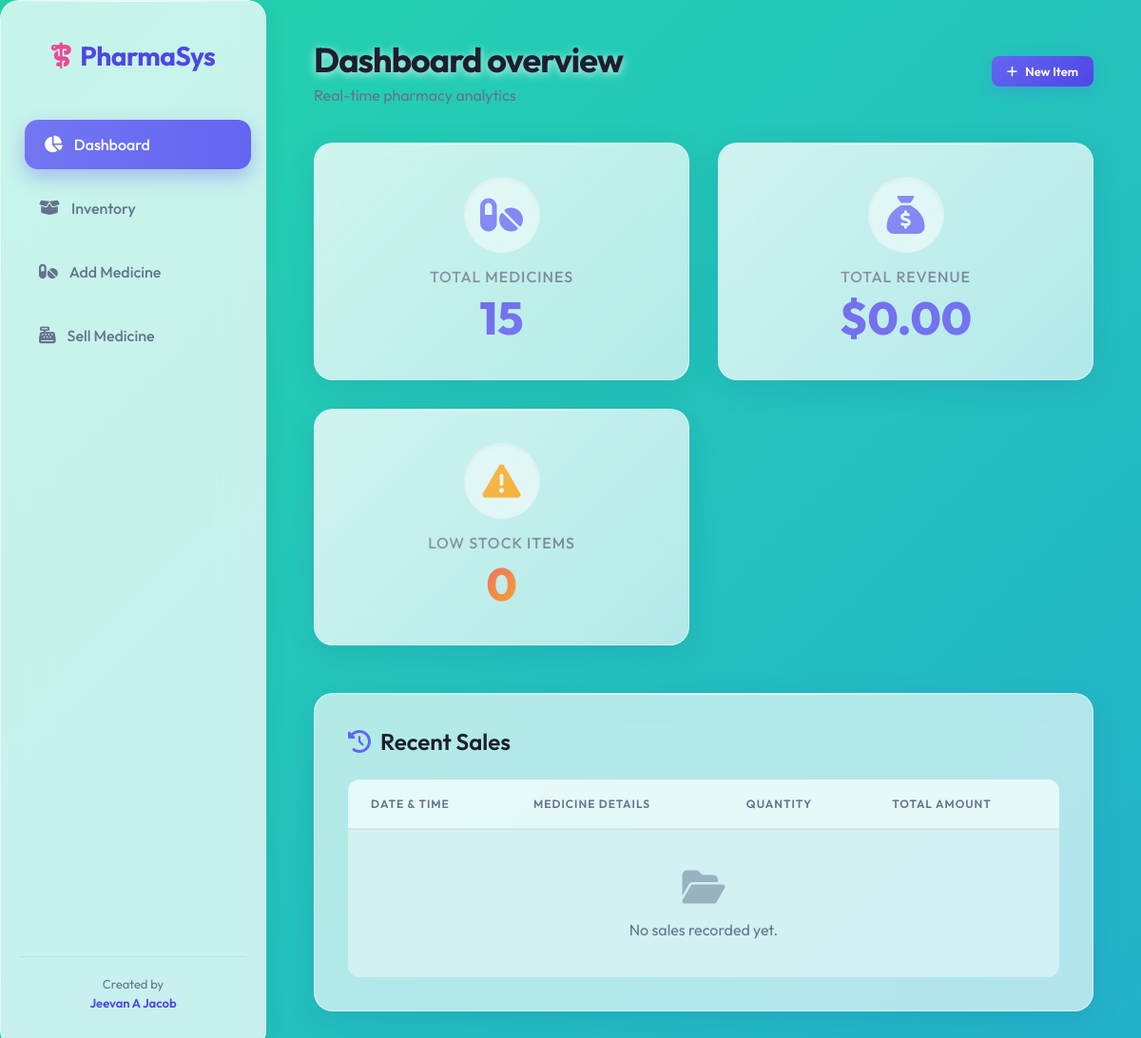
Before: / with the older database file.
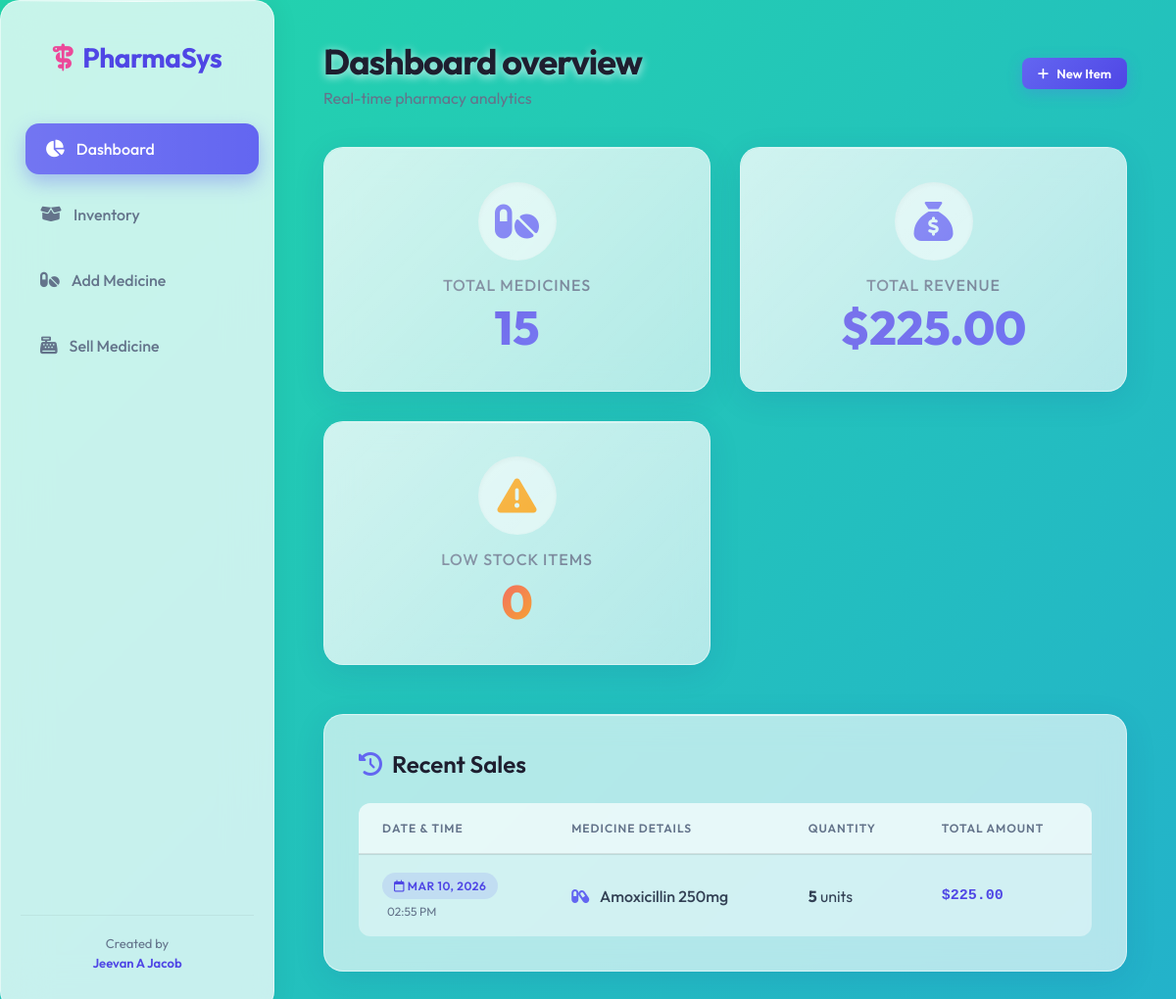
After: the same page with the newer database file.
### models.py (models this page shows)
class Sale(db.Model):
    id = db.Column(db.Integer, primary_key=True)
    medicine_id = db.Column(db.Integer, db.ForeignKey('medicine.id'), nullable=False)
    quantity = db.Column(db.Integer, nullable=False)
    total_amount = db.Column(db.Float, nullable=False)
    date = db.Column(db.DateTime, default=datetime.utcnow)
    medicine = db.relationship('Medicine', backref=db.backref('sales', lazy=True))

class Medicine(db.Model):
    id = db.Column(db.Integer, primary_key=True)
    name = db.Column(db.String(100), nullable=False)
    brand = db.Column(db.String(100))
    category = db.Column(db.String(50))
    price = db.Column(db.Float, nullable=False)
    stock = db.Column(db.Integer, nullable=False)
    expiry_date = db.Column(db.Date)

### app.py (the view)
@app.route('/')
def index():
    med_count = Medicine.query.count()
    sales = Sale.query.order_by(Sale.date.desc()).limit(5).all()
    total_rev = sum(s.total_amount for s in Sale.query.all())
    low_stock = Medicine.query.filter(Medicine.stock < 20).count()
    return render_template('index.html', med_count=med_count, sales=sales, total_rev=total_rev, low_stock=low_stock)

### templates/index.html
{% extends 'base.html' %}
{% block page_title %}Dashboard overview{% endblock %}
{% block page_subtitle %}Real-time pharmacy analytics{% endblock %}
{% block content %}
<div class="dashboard-cards">
    <div class="card glass">
        <div class="card-icon">
            <i class="fa-solid fa-pills"></i>
        </div>
        <h3>Total Medicines</h3>
        <p class="big-num">{{ med_count }}</p>
    </div>
    <div class="card glass">
        <div class="card-icon">
            <i class="fa-solid fa-sack-dollar"></i>
        </div>
        <h3>Total Revenue</h3>
        <p class="big-num">${{ "%.2f"|format(total_rev) }}</p>
    </div>
    <div class="card glass alert-card {% if low_stock > 0 %}has-low-stock{% endif %}">
        <div class="card-icon">
            <i class="fa-solid fa-triangle-exclamation"></i>
        </div>
        <h3>Low Stock Items</h3>
        <p class="big-num">{{ low_stock }}</p>
    </div>
</div>
<div class="recent-sales glass">
    <h2><i class="fa-solid fa-clock-rotate-left"></i> Recent Sales</h2>
    <div class="table-wrapper">
        <table>
            <thead>
                <tr>
                    <th>Date & Time</th>
                    <th>Medicine Details</th>
                    <th>Quantity</th>
                    <th>Total Amount</th>
                </tr>
            </thead>
            <tbody>
                {% for sale in sales %}
                <tr>
                    <td>
                        <span class="badge"><i class="fa-regular fa-calendar"></i> {{ sale.date.strftime('%b %d, %Y')
                            }}</span>
                        <div style="font-size: 12px; color: var(--text-muted); margin-top: 5px; margin-left: 5px;">{{
                            sale.date.strftime('%I:%M %p') }}</div>
                    </td>
                    <td style="font-weight: 500;">
                        <i class="fa-solid fa-capsules" style="color: var(--primary); margin-right: 8px;"></i>
                        {{ sale.medicine.name }}
                    </td>
                    <td><b>{{ sale.quantity }}</b> units</td>
                    <td class="price">${{ "%.2f"|format(sale.total_amount) }}</td>
                </tr>
                {% else %}
                <tr>
                    <td colspan="4" style="text-align: center; color: var(--text-muted); padding: 40px;">
                        <i class="fa-solid fa-folder-open"
                            style="font-size: 40px; margin-bottom: 15px; display: block; opacity: 0.5;"></i>
                        No sales recorded yet.
                    </td>
                </tr>
                {% endfor %}
            </tbody>
        </table>
    </div>
</div>
{% endblock %}

### templates/base.html (shortened to what this page needs)
<!DOCTYPE html>
<html lang="en">
<head>
    <link rel="stylesheet" href="https://cdnjs.cloudflare.com/ajax/libs/font-awesome/6.4.0/css/all.min.css">
    <link rel="stylesheet" href="{{ url_for('static', filename='style.css') }}">
</head>
<body>
    <div class="sidebar glass">
        <div class="sidebar-header">
            <h2><i class="fa-solid fa-staff-snake"></i> PharmaSys</h2>
        </div>
        <ul>
            <li>
                <a href="{{ url_for('index') }}" class="{% if request.endpoint == 'index' %}active{% endif %}">
                    <i class="fa-solid fa-chart-pie"></i>
                    <span>Dashboard</span>
                </a>
            </li>
            <li>
                <a href="{{ url_for('inventory') }}" class="{% if request.endpoint == 'inventory' %}active{% endif %}">
                    <i class="fa-solid fa-box-open"></i>
                    <span>Inventory</span>
                </a>
            </li>
            <li>
                <a href="{{ url_for('add_medicine') }}"
                    class="{% if request.endpoint == 'add_medicine' %}active{% endif %}">
                    <i class="fa-solid fa-pills"></i>
                    <span>Add Medicine</span>
                </a>
            </li>
            <li>
                <a href="{{ url_for('sell') }}" class="{% if request.endpoint == 'sell' %}active{% endif %}">
                    <i class="fa-solid fa-cash-register"></i>
                    <span>Sell Medicine</span>
                </a>
            </li>
        </ul>
        <div class="creator-info">
            Created by
            <span>Jeevan A Jacob</span>
        </div>
    </div>
    <div class="main-content">
        <header>
            <div>
                <h1>{% block page_title %}Pharmacy Dashboard{% endblock %}</h1>
                <p class="subtitle">{% block page_subtitle %}Overview & Analytics{% endblock %}</p>
            </div>
            <div class="header-actions">
                <a href="{{ url_for('add_medicine') }}" class="btn btn-sm">
                    <i class="fa-solid fa-plus"></i> New Item
                </a>
            </div>
        </header>
        <div class="content-area">
            {% block content %}
            {% endblock %}
        </div>
    </div>
</body>
</html>

Changed rows visible on the page:
added Sale: date "MAR 10, 2026", date "02:55 PM", medicine.name "Amoxicillin 250mg", quantity "5", total_amount "225.00"
Other visible differences:
{{ "%.2f"|format(total_rev) }}: "0.00" → "225.00"
text no longer shown: "No sales recorded yet."
